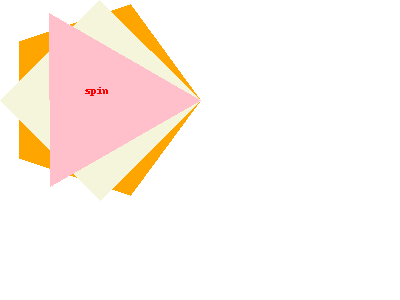

This figure's Python source:
!pip install apng
import os, IPython
from PIL import Image, ImageDraw, ImageFont
from apng import APNG

class AStudio(object):
    bodies: list
    frame: int

    def __init__(self, width=400, height=300, background='white'):
        self.width = width
        self.height = height
        self.background = background
        self.bodies = []
        self.files = []
        self.frame = 0
    
    def append(self, shape):
        self.bodies.append(shape) # 被写体を追加する
        return shape

    def render(self, caption=''):
        # 新しいキャンバスを作る
        canvas = ACanvas(self.width, self.height, self.background)
        # リスト上の形状を順番に描画する
        for body in self.bodies:
            body.render(canvas, self.frame)
        # PNG画像に保存する
        filename = f'frame{self.frame}.png'
        canvas.image.save(filename)
        self.files.append(filename)
        self.frame += 1
    
    def create_anime(self, filename='anime.png', delay=100):
        APNG.from_files(self.files, delay=int(delay)).save(filename)
        for image in self.files:
            os.remove(image) # 不要なファイルは消す
        self.files = []
        return filename

class ACanvas(object):
    width:int    #横幅
    height:int   #高さ
    background: any  #背景色
    image: Image
    draw: ImageDraw
    
    def __init__(self, width=400, height=300, background='white'):
        self.width = width
        self.height = height
        self.background = background
        self.image = Image.new('RGBA', (self.width, self.height), self.background)
        self.draw = ImageDraw.Draw(self.image, 'RGBA')

class AShape(object):    
    width:int #幅
    height:int #高さ
    cx:int #中心点のx
    cy:int #中心点のｙ
    scale:float #スケール

    def __init__(self, width, height=None, cx=None, cy=None):
        self.width = width
        self.height = width if height is None else height
        self.cx = self.width / 2 if cx is None else cx
        self.cy = self.height / 2 if cy is None else cy
        self.scale = 1.0

    def bounds(self):  #左上の座標と幅、高さを計算する
        w = self.width * self.scale
        h = self.height * self.scale
        ox = self.cx - w/2
        oy = self.cy - h/2
        return ox, oy, w, h

    def render(self, canvas: ACanvas, tick: int):
        ox, oy, w, h = self.bounds()
        canvas.draw.rectangle((ox, oy, ox+w, oy+h), fill=(127,127,127))


class ARectangle(AShape):
    color: any

    def __init__(self, width=50, height=50, cx=None, cy=None, color=None):
        #スーパークラスのコンストラクタを呼ぶ
        AShape.__init__(self, width, height, cx, cy)
        self.color = get_color(color)

    def render(self, canvas: ACanvas, tick: int):
        ox, oy, w, h = self.bounds()
        canvas.draw.rectangle((ox, oy, ox+w, oy+h), fill=self.color)

## カラーテーマ
import random

ColorTheme = [
    '#de9610', '#c93a40', '#fff001', '#d06d8c', '#65ace4', '#a0c238',
    '#56a764', '#d16b16', '#cc528b', '#9460a0', '#f2cf01', '#0074bf',
]

def get_color(c): #カラーテーマからランダムに選ぶ
    if c is None:
        return random.choice(ColorTheme)
    if isinstance(c, int):
        return ColorTheme[c % len(ColorTheme)]
    return c

class APolygon(AShape):
    color: any
    slope: float # 最初の傾き

    def __init__(self, width=100, height=None, cx=None, cy=None, N=3, slope=0.0, color=None):
        AShape.__init__(self, width, height, cx, cy)
        self.N = N
        self.slope = slope
        self.color = get_color(color)

    def render(self, canvas: ACanvas, tick: int):
        theta = math.pi * 2 / self.N
        # 半径
        r = min(self.width, self.height)/2
        # 頂点の数だけ頂点の座標を計算する
        points = []
        for i in range(self.N):
            x = self.cx + r * math.cos(theta*i + self.slope)
            y = self.cy + r * math.sin(theta*i + self.slope)
            points.append((x, y))
        canvas.draw.polygon(points, fill=self.color)
class RollingPolygon(APolygon):

    def render(self, canvas: ACanvas, tick: int):
        theta = math.pi * 2 / self.N
        slope = math.pi * 2 * 30 * (tick/180)  # 自転させる
        # 半径
        r = min(self.width, self.height)/2
        # 頂点の数だけ頂点の座標を計算する
        points = []
        for i in range(self.N):
            x = self.cx + r * math.cos(theta*i + self.slope + slope)
            y = self.cy + r * math.sin(theta*i + self.slope + slope)
            points.append((x, y))
        canvas.draw.polygon(points, fill=self.color)
class AText(AShape):
    data: str
    color: any

    def __init__(self, width=300, height=None, cx=None, cy=None, data='ABC', color=None):
        AShape.__init__(self, width, height, cx, cy)
        self.data = data
        self.color = get_color(color)


    def render(self, canvas: ACanvas, tick: int):
        #AShapeの描画域を呼んで確認する (消したいときはコメントアウト)
        #AShape.render(self, canvas, tick)
        canvas.draw.text((self.cx, self.cy), str(self.data), fill=self.color)

import math
class guruguru3():
    studio = AStudio()
    shape =  RollingPolygon(width=200, N=5, color='orange')
    studio.append(shape)
    studio.append(RollingPolygon(width=200, N=4, color='beige'))
    studio.append(RollingPolygon(width=200, N=3, color='pink'))
    studio.append(AText(width=170, data="spin", color='red'))
    for i in range(60):
    studio.render()
    IPython.display.Image(studio.create_anime())
